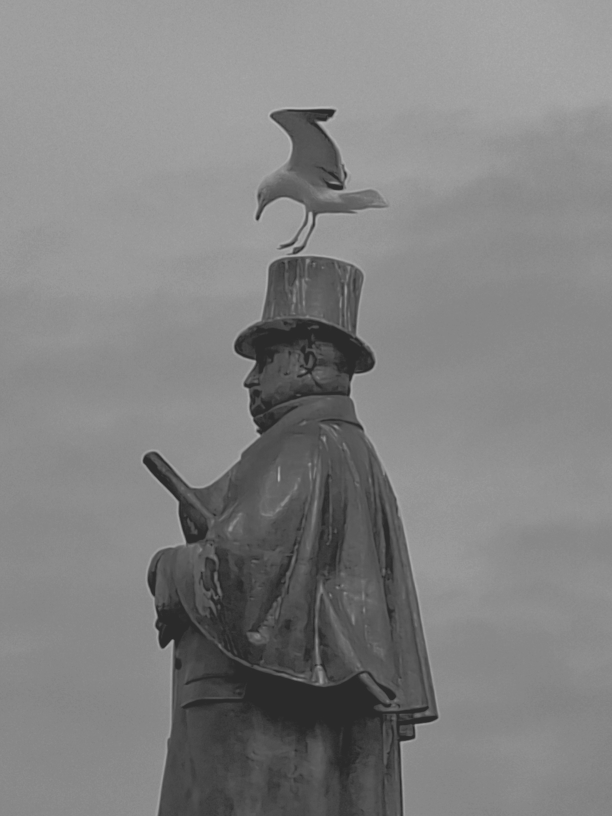
%> input picture target.jpg, 1224 x 1632 px (shown at 1/2 size)
$ octave generateMosaic.m   (GNU Octave 9; MATLAB toolbox functions it lacks are replaced by stand-ins)
%> lines starting %> are read from the running program, lines starting %| are printed output that depends on the picture
### functions/createGridOfImage.m
function [meanGrid, tileSize] = createGridOfImage(img, numRows, numCols)
    if size(img,3) == 3
        img = rgb2gray(img); % Convert to grayscale if it's RGB
    end
    img = double(img); % Convert to double for calculations

    % Compute block size based on samllest block side
    [imgHeight, imgWidth] = size(img);
    horizontalBlockSize = floor(imgWidth / numCols);  % Square block size
    verticalBlockSize = floor(imgHeight / numRows);  % Square block size
    tileSize = min([horizontalBlockSize, verticalBlockSize]);

    % Compute cropped dimensions
    cropHeight = tileSize * numRows;
    cropWidth  = tileSize * numCols;

    % Crop the image to fit whole blocks
    imgCropped = img(1:cropHeight, 1:cropWidth);

    % Compute mean intensity per tile
    meanGrid = zeros(numRows, numCols);
    for row = 1:numRows
        for col = 1:numCols
            yStart = (row-1)*tileSize + 1;
            yEnd   = row*tileSize;
            xStart = (col-1)*tileSize + 1;
            xEnd   = col*tileSize;

            block = imgCropped(yStart:yEnd, xStart:xEnd);
            meanGrid(row, col) = mean(block(:));
        end
    end
    return;
end

### functions/plotGrid.m
function plotGrid(meanGrid, tileSize)
    [numRows, numCols] = size(meanGrid);

    imageHeight = numRows * tileSize;
    imageWidth = numCols * tileSize;

    gridImage = zeros(imageHeight, imageWidth);
    for row = 1:numRows
        for col = 1:numCols
            yStart = (row-1)*tileSize + 1;
            yEnd   = row*tileSize;
            xStart = (col-1)*tileSize + 1;
            xEnd   = col*tileSize;
            gridImage(yStart:yEnd, xStart:xEnd) = meanGrid(row, col);
        end
    end

    % Plot image
    figure;
    imshow(uint8(gridImage));
    title("Pixelated image using mean values of " + numRows + "x" + numCols + " square blocks");
end

### generateMosaic.m
clc
clear
addpath('functions');

%% Parameters
% Please choose the correct side ration here
numCols = 20; % Number of columns in  the photomosaic
numRows = floor(numCols*1.5); % Number of rows in  the photomosaic

tileFolder = 'tiles/'; % Folder where images for tiling lie
outputFilename = 'photomosaic_output.png';

%% Step 1: Import grayscale image
img = imread('target.jpg');  % Replace with your image filename
%> img is the input picture: size 1632x1224x3 uint8; min 36, max 184, mean 128.9


%% Step 2: Create the grid ofnthe image
[meanGrid, tileSize] = createGridOfImage(img, numRows, numCols);
%> in createGridOfImage, `imgCropped = img(1:cropHeight, 1:cropWidth);`:
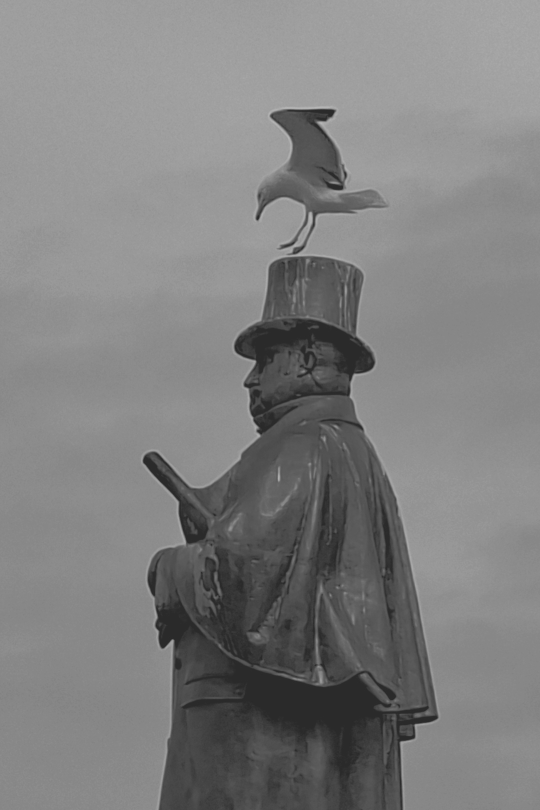
%> imgCropped: size 1620x1080 double (shown at 1/2 size); min 36, max 184, mean 127.3
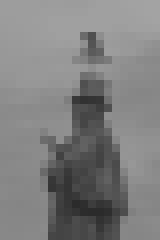
%> meanGrid: size 30x20 double (shown 8 times larger); min 42.27, max 163.9, mean 127.3
%> tileSize = 54
plotGrid(meanGrid, tileSize);
%> in plotGrid, `imageHeight = numRows * tileSize;`: imageHeight = 1620
%> in plotGrid, `imageWidth = numCols * tileSize;`: imageWidth = 1080
%> in plotGrid, `gridImage = zeros(imageHeight, imageWidth);`: gridImage: size 1620x1080 double; every value is 0

%% Step 3: Find images paths
files = dir(fullfile(tileFolder, '*')); % Get all contents
files = files(~[files.isdir]); % Exclude directories

% Get full paths
filePaths = string(fullfile({files.folder}, {files.name}));
numTiles = length(filePaths);

tileImages = cell(numTiles, 1);
tileMeans = zeros(numTiles, 1);

%% Step 4: Prepare tiles


for i = 1:numTiles
    filename = filePaths(i);
    tile = im2gray(imread(filename));
    tile = imresize(tile, [tileSize, tileSize]);
    tile = double(tile);
    tileImages{i} = tile;
    tileMeans(i) = mean(tile(:));
end

%% Step 5: Create output image
outputImage = zeros(numRows * tileSize, numCols * tileSize);

%% Step 6: Fill each grid position with best matching tile

maxTileUsage = round((numCols*numRows)/numTiles) + 1; % restrict overusage of one image tile

tileIndexGrid = zeros(numRows, numCols); % Track which tile was placed where
tileUsage = zeros(numTiles, 1);          % Track how often each tile is used

for row = 1:numRows
    for col = 1:numCols
        targetMean = meanGrid(row, col);

        % Filter out tiles that reached max usage
        allowedTiles = find(tileUsage < maxTileUsage);
        if isempty(allowedTiles)
            warning('All tiles reached max usage. Resetting usage count.');
            tileUsage(:) = 0;
            allowedTiles = 1:numTiles;
        end

        % Compute match error only on allowed tiles
        matchDiffs = abs(tileMeans(allowedTiles) - targetMean);
        [~, sortIdx] = sort(matchDiffs); % Sort to get the lowest distance
        topN = 15; % Leave only top 15
        topMatches = allowedTiles(sortIdx(1:min(topN, numel(sortIdx))));

        % Try up to 10 times to find a valid tile
        for attempt = 1:10
            % Weighted random sampling
            weights = 1 ./ (1 + tileUsage(topMatches));
            weights = weights / sum(weights);
%> (the run ends here)
